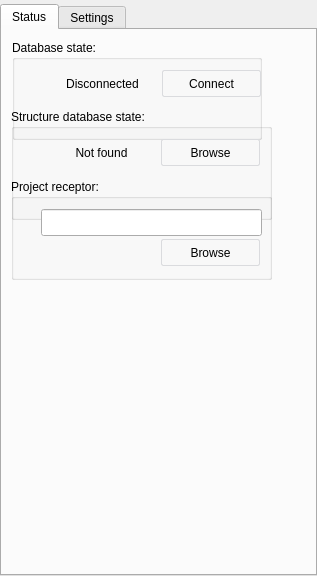
<?xml version="1.0" encoding="UTF-8"?>
<ui version="4.0">
 <class>CheminfoDatabaseWorkPanel</class>
 <widget class="QWidget" name="CheminfoDatabaseWorkPanel">
  <property name="geometry">
   <rect>
    <x>0</x>
    <y>0</y>
    <width>317</width>
    <height>576</height>
   </rect>
  </property>
  <property name="sizePolicy">
   <sizepolicy hsizetype="MinimumExpanding" vsizetype="Preferred">
    <horstretch>0</horstretch>
    <verstretch>0</verstretch>
   </sizepolicy>
  </property>
  <property name="minimumSize">
   <size>
    <width>0</width>
    <height>0</height>
   </size>
  </property>
  <property name="baseSize">
   <size>
    <width>0</width>
    <height>0</height>
   </size>
  </property>
  <property name="windowTitle">
   <string>Database panel</string>
  </property>
  <property name="windowIcon">
   <iconset>
    <normaloff>:/images/CheminfoProject/12.cheminfo/Database.svg</normaloff>:/images/CheminfoProject/12.cheminfo/Database.svg</iconset>
  </property>
  <property name="whatsThis">
   <string/>
  </property>
  <property name="styleSheet">
   <string notr="true"> QPushButton {
     border: 1px solid #dadbde;
     background-color: qlineargradient(x1: 0, y1: 0, x2: 0, y2: 1,
                                       stop: 0 #dadbde, stop: 1 #f6f7fa);
     border-radius: 2px;
     min-width: 34px;
     min-height: 24px;
 }

 QPushButton:checked {
     border: 2px solid #777777;
 }</string>
  </property>
  <layout class="QGridLayout" name="gridLayout_2">
   <property name="leftMargin">
    <number>0</number>
   </property>
   <property name="topMargin">
    <number>4</number>
   </property>
   <property name="rightMargin">
    <number>0</number>
   </property>
   <property name="bottomMargin">
    <number>0</number>
   </property>
   <property name="spacing">
    <number>2</number>
   </property>
   <item row="1" column="0">
    <layout class="QVBoxLayout" name="verticalLayout">
     <item>
      <widget class="QTabWidget" name="tabsDatabase">
       <property name="currentIndex">
        <number>0</number>
       </property>
       <widget class="QWidget" name="tabStatus">
        <attribute name="title">
         <string>Status</string>
        </attribute>
        <widget class="QGroupBox" name="groupBox">
         <property name="geometry">
          <rect>
           <x>10</x>
           <y>10</y>
           <width>250</width>
           <height>100</height>
          </rect>
         </property>
         <property name="minimumSize">
          <size>
           <width>200</width>
           <height>100</height>
          </size>
         </property>
         <property name="title">
          <string>Database state:</string>
         </property>
         <property name="flat">
          <bool>false</bool>
         </property>
         <widget class="QLabel" name="labelConnect">
          <property name="geometry">
           <rect>
            <x>40</x>
            <y>30</y>
            <width>101</width>
            <height>28</height>
           </rect>
          </property>
          <property name="text">
           <string>Disconnected</string>
          </property>
          <property name="alignment">
           <set>Qt::AlignCenter</set>
          </property>
         </widget>
         <widget class="QPushButton" name="connectionPB">
          <property name="geometry">
           <rect>
            <x>150</x>
            <y>30</y>
            <width>99</width>
            <height>27</height>
           </rect>
          </property>
          <property name="text">
           <string>Connect</string>
          </property>
         </widget>
        </widget>
        <widget class="QGroupBox" name="groupBox_2">
         <property name="geometry">
          <rect>
           <x>9</x>
           <y>79</y>
           <width>261</width>
           <height>111</height>
          </rect>
         </property>
         <property name="title">
          <string>Structure database state:</string>
         </property>
         <widget class="QLabel" name="labelConnectStructure">
          <property name="geometry">
           <rect>
            <x>40</x>
            <y>30</y>
            <width>101</width>
            <height>28</height>
           </rect>
          </property>
          <property name="text">
           <string>Not found</string>
          </property>
          <property name="alignment">
           <set>Qt::AlignCenter</set>
          </property>
         </widget>
         <widget class="QPushButton" name="browseDBStructurePB">
          <property name="geometry">
           <rect>
            <x>150</x>
            <y>30</y>
            <width>99</width>
            <height>27</height>
           </rect>
          </property>
          <property name="text">
           <string>Browse</string>
          </property>
         </widget>
        </widget>
        <widget class="QGroupBox" name="groupBox_3">
         <property name="geometry">
          <rect>
           <x>9</x>
           <y>149</y>
           <width>261</width>
           <height>101</height>
          </rect>
         </property>
         <property name="title">
          <string>Project receptor:</string>
         </property>
         <widget class="QLineEdit" name="receptorLE">
          <property name="geometry">
           <rect>
            <x>30</x>
            <y>30</y>
            <width>221</width>
            <height>27</height>
           </rect>
          </property>
         </widget>
         <widget class="QPushButton" name="browseReceptorPB">
          <property name="geometry">
           <rect>
            <x>150</x>
            <y>60</y>
            <width>99</width>
            <height>27</height>
           </rect>
          </property>
          <property name="text">
           <string>Browse</string>
          </property>
         </widget>
        </widget>
       </widget>
       <widget class="QWidget" name="tabSettings">
        <attribute name="title">
         <string>Settings</string>
        </attribute>
        <widget class="QGroupBox" name="databaseSet">
         <property name="geometry">
          <rect>
           <x>10</x>
           <y>10</y>
           <width>291</width>
           <height>241</height>
          </rect>
         </property>
         <property name="title">
          <string>Database:</string>
         </property>
         <widget class="QPushButton" name="dbApplyPB">
          <property name="geometry">
           <rect>
            <x>190</x>
            <y>210</y>
            <width>99</width>
            <height>27</height>
           </rect>
          </property>
          <property name="text">
           <string>Apply</string>
          </property>
         </widget>
         <widget class="QWidget" name="gridLayoutWidget">
          <property name="geometry">
           <rect>
            <x>10</x>
            <y>20</y>
            <width>281</width>
            <height>184</height>
           </rect>
          </property>
          <layout class="QGridLayout" name="gridLayout">
           <item row="1" column="0">
            <widget class="QLabel" name="labelDBName">
             <property name="text">
              <string>DB name:</string>
             </property>
            </widget>
           </item>
           <item row="2" column="1">
            <widget class="QLineEdit" name="dbPathLE"/>
           </item>
           <item row="2" column="0">
            <widget class="QLabel" name="labelDBPath">
             <property name="text">
              <string>DB path:</string>
             </property>
            </widget>
           </item>
           <item row="1" column="1">
            <widget class="QLineEdit" name="dbNameLE"/>
           </item>
           <item row="3" column="1">
            <widget class="QLineEdit" name="dbUserLE"/>
           </item>
           <item row="4" column="1">
            <widget class="QLineEdit" name="dbPassLE">
             <property name="echoMode">
              <enum>QLineEdit::Password</enum>
             </property>
            </widget>
           </item>
           <item row="4" column="0">
            <widget class="QLabel" name="labelDBPass">
             <property name="text">
              <string>Password:</string>
             </property>
            </widget>
           </item>
           <item row="3" column="0">
            <widget class="QLabel" name="labelDBUser">
             <property name="text">
              <string>User:</string>
             </property>
            </widget>
           </item>
           <item row="0" column="0">
            <widget class="QLabel" name="label">
             <property name="text">
              <string>DB type:</string>
             </property>
            </widget>
           </item>
           <item row="0" column="1">
            <widget class="QComboBox" name="dbTypeCB">
             <property name="maximumSize">
              <size>
               <width>100</width>
               <height>16777215</height>
              </size>
             </property>
             <item>
              <property name="text">
               <string>Firebird</string>
              </property>
             </item>
            </widget>
           </item>
          </layout>
         </widget>
         <widget class="QCheckBox" name="saveDatabaseCB">
          <property name="geometry">
           <rect>
            <x>10</x>
            <y>210</y>
            <width>121</width>
            <height>22</height>
           </rect>
          </property>
          <property name="toolTip">
           <string>Save settings into the file?
(in next startup will be setting restore from the settings file)</string>
          </property>
          <property name="text">
           <string>Save settings</string>
          </property>
         </widget>
        </widget>
        <widget class="QGroupBox" name="structureDatabaseSet">
         <property name="geometry">
          <rect>
           <x>10</x>
           <y>260</y>
           <width>291</width>
           <height>231</height>
          </rect>
         </property>
         <property name="title">
          <string>Structure database:</string>
         </property>
         <widget class="QPushButton" name="dbStructApplyPB">
          <property name="geometry">
           <rect>
            <x>190</x>
            <y>200</y>
            <width>99</width>
            <height>27</height>
           </rect>
          </property>
          <property name="text">
           <string>Apply</string>
          </property>
         </widget>
         <widget class="QWidget" name="gridLayoutWidget_2">
          <property name="geometry">
           <rect>
            <x>10</x>
            <y>20</y>
            <width>281</width>
            <height>141</height>
           </rect>
          </property>
          <layout class="QGridLayout" name="gridLayout_3">
           <item row="2" column="0">
            <widget class="QLabel" name="ligTypeLabel">
             <property name="text">
              <string>Ligands type:</string>
             </property>
            </widget>
           </item>
           <item row="0" column="0">
            <widget class="QLabel" name="labelstructPath">
             <property name="text">
              <string>Path:          </string>
             </property>
            </widget>
           </item>
           <item row="1" column="1">
            <widget class="QLineEdit" name="structPrefixLE"/>
           </item>
           <item row="0" column="1">
            <widget class="QLineEdit" name="structPathLE"/>
           </item>
           <item row="1" column="0">
            <widget class="QLabel" name="labelstructPrefix">
             <property name="text">
              <string>Prefix:</string>
             </property>
            </widget>
           </item>
           <item row="2" column="1">
            <widget class="QComboBox" name="ligTypeCB"/>
           </item>
           <item row="3" column="0">
            <widget class="QLabel" name="resTypeLabel">
             <property name="text">
              <string>Results type:</string>
             </property>
            </widget>
           </item>
           <item row="3" column="1">
            <widget class="QComboBox" name="resTypeCB"/>
           </item>
          </layout>
         </widget>
         <widget class="QCheckBox" name="hierarchyCB">
          <property name="geometry">
           <rect>
            <x>190</x>
            <y>170</y>
            <width>97</width>
            <height>22</height>
           </rect>
          </property>
          <property name="text">
           <string>Hierarchy</string>
          </property>
         </widget>
         <widget class="QCheckBox" name="saveDatabaseStructureCB">
          <property name="geometry">
           <rect>
            <x>10</x>
            <y>200</y>
            <width>131</width>
            <height>22</height>
           </rect>
          </property>
          <property name="toolTip">
           <string>Save settings into the file?
(in next startup will be setting restore from the settings file)</string>
          </property>
          <property name="text">
           <string>Save settings</string>
          </property>
         </widget>
        </widget>
       </widget>
      </widget>
     </item>
    </layout>
   </item>
  </layout>
 </widget>
 <tabstops>
  <tabstop>connectionPB</tabstop>
  <tabstop>browseDBStructurePB</tabstop>
  <tabstop>tabsDatabase</tabstop>
  <tabstop>dbNameLE</tabstop>
  <tabstop>dbPathLE</tabstop>
  <tabstop>dbUserLE</tabstop>
  <tabstop>dbPassLE</tabstop>
  <tabstop>dbApplyPB</tabstop>
  <tabstop>structPathLE</tabstop>
  <tabstop>dbStructApplyPB</tabstop>
 </tabstops>
 <resources/>
 <connections/>
</ui>
